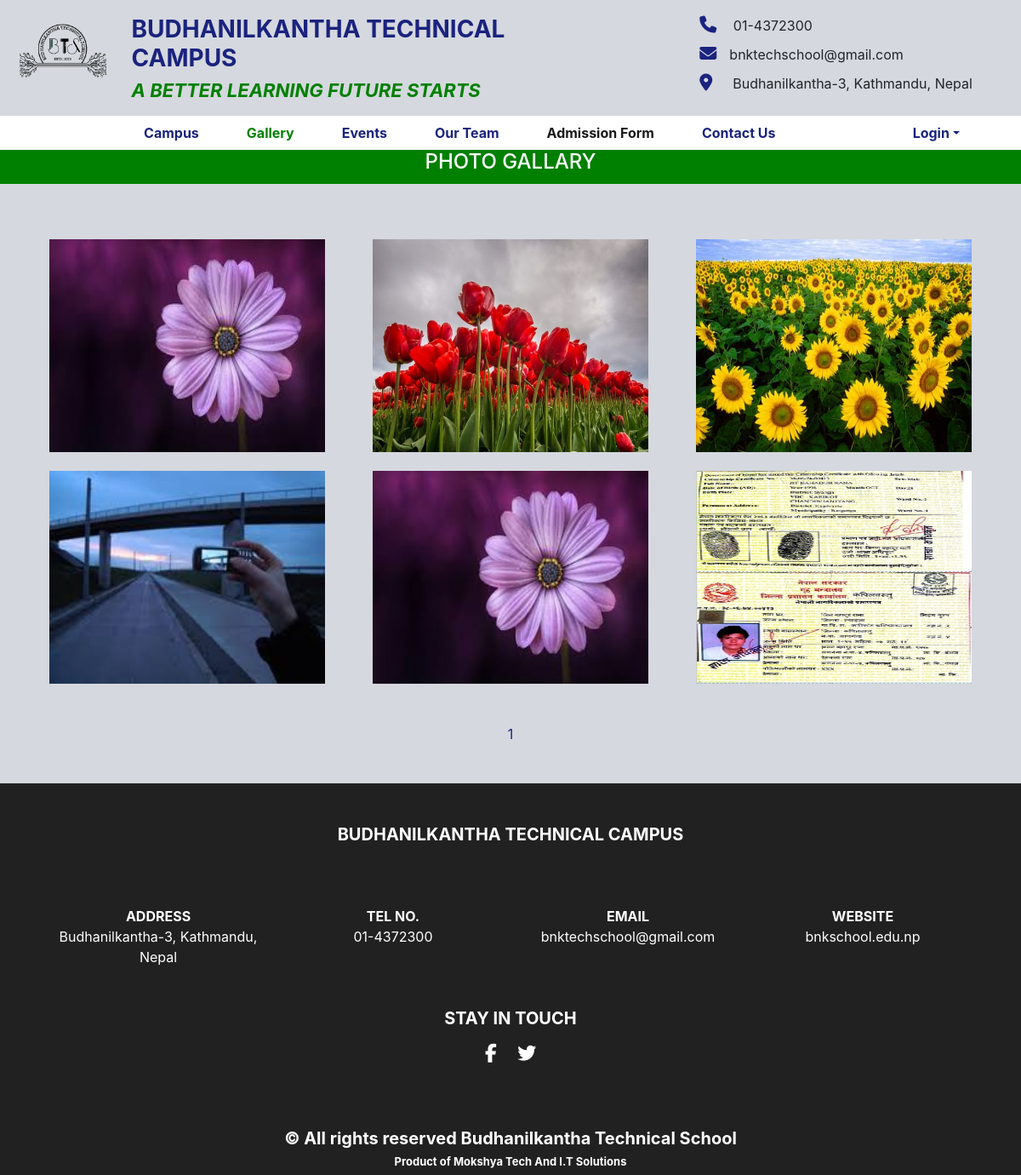
/gallery.php, run on an earlier commit of the app's database.
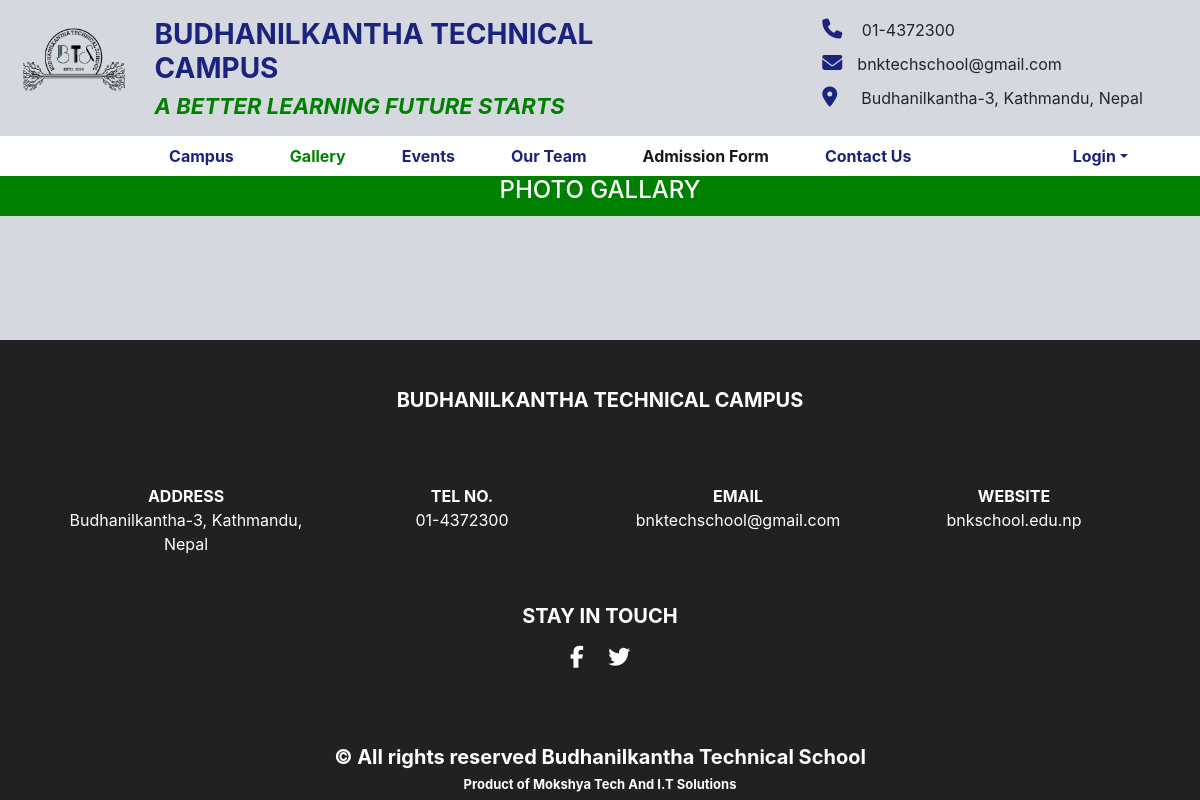
And on a later commit of the database.
### tables this page shows
CREATE TABLE `photos` (
  `id` int(11) NOT NULL,
  `photo` varchar(4000) NOT NULL,
  `created_at` date DEFAULT NULL,
  `updated_at` date DEFAULT NULL
);

### gallery.php (the view, shortened to what this page needs)
<?php
 include("include/connection.php");
 $gallery='set';
 ?>
<!DOCTYPE html>
<html>
<head>
  <link rel="stylesheet" href="https://stackpath.bootstrapcdn.com/bootstrap/4.5.2/css/bootstrap.min.css">
     <link rel="stylesheet" href="frontpage/css/style.css" />
</head>
<body>
    <?php include "include/banner.php";?>
    <?php include('include/navbar.php'); ?>
  <div class="container-fluid">
<div class="row" style="background-color: green; height: 40px; color: white;justify-content: center;">
            <h4> PHOTO GALLARY </h4>
          </div>
    <div class="container" style="margin-top: 50px;">
      <div class="row " style="justify-content: center;">
        <?php
    $limit = 6;
if (isset($_GET["page"])) {
  $page  = $_GET["page"];
  }
  else{
  $page=1;
  };
$start_from = ($page-1) * $limit;
                    $sql="select * from photos  ORDER BY id DESC LIMIT $start_from, $limit";
                      $query=mysqli_query($db,$sql);
                      while($row=mysqli_fetch_array($query))
                        {
?>
        <div class="col-lg-4 col-md-4 col-sm-12 col-12 mt-2" >
          <button type="button" class="btn btn-link" data-toggle="modal" data-target="#exampleModal<?php echo $row['id'] ?>">
   <img src="admin/photo/<?php echo $row['photo']; ?>" class="img-fluid" style="height: 250px; width: 350px;">
</button>
        </div>
        <?php
      }
        ?></div>
</div>
    </div><br>
 <nav aria-label="Page navigation example" style="background-color: #d5d8de; margin-top: 10px;" >
  <ul class="pagination justify-content-center">
    <li class="page-item">
      <?php
$result_db = mysqli_query($db,"SELECT COUNT(id) FROM photos");
$row_db = mysqli_fetch_row($result_db);
$total_records = $row_db[0];
$total_pages = ceil($total_records / $limit);
$pagLink = "<ul class='pagination'>";
for ($i=1; $i<=$total_pages; $i++) {
$pagLink .= "<li class='page-item'><a class='page-link' class ='active' href='gallery.php?page=".$i."' >".$i."</a></li>";
}
echo $pagLink . "</ul>";
?>
</li>
  </ul>
</nav><br>
   <?php include('include/footer.php'); ?>
</body>
</html>

### include/banner.php
<div class="container-fluid " style="background-color: #d5d8de;">
      <div class="row top-banner p-2">
        <div class="col-lg-8 col-md-8 col-sm-12">
          <div class="row">
            <div class="col-lg-2 col-sm-4 col-md-4 col-4 mt-">
              <div class="logo">
                <img src="frontpage/images/logo.jpg" style="margin-top: 20px;" alt="Not Available!" />
              </div>
            </div>
            <div class="col-lg-8 col-md-8 col-sm-8 col-8 ">
              <div class="top-title">
                <h4>BUDHANILKANTHA TECHNICAL CAMPUS</h4>
              </div>
              <div class="top-subtitle">
                <h5>A BETTER LEARNING FUTURE STARTS</h5>
              </div>
            </div>
          </div>
        </div>
        <div class="col-lg-4 col-md-4 col-sm-12">
          <div class="quick-contact">
            <ul>
              <li><i class="fa fa-phone"></i>&nbsp;01-4372300</li>
              <li><i class="fa fa-envelope"></i>bnktechschool@gmail.com</li>
              <li>
                <i class="fa fa-map-marker"></i>&nbsp;&nbsp;Budhanilkantha-3,
                Kathmandu, Nepal
              </li>
            </ul>
          </div>
        </div>
      </div>
    </div>

### include/navbar.php (shortened to what this page needs)
    <div>
      <nav class="navbar navbar-expand-lg navbar-light py-0 ">
        <div class="collapse navbar-collapse" id="navbarSupportedContent">
          <ul class="navbar-nav mx-auto">
            <li class="nav-item center-menu">
              <a class="nav-link <?php if(isset($index)) echo 'active'; ?> " href="index.php">Campus </a>
            </li>
            <li class="nav-item center-menu">
              <a class="nav-link <?php if(isset($gallery)){ echo 'active'; } ?> " href="gallery.php">Gallery</a>
            </li>
            <li class="nav-item center-menu">
              <a class="nav-link <?php if(isset($event)){echo'active';  } ?>" href="event.php">Events</a>
            </li>
            <li class="nav-item center-menu">
              <a class="nav-link <?php if(isset($ourteam)){echo'active'; } ?>" href="ourteam.php">Our Team</a>
            </li>
                  <?php
        if(!isset($_SESSION['login_user'])){
         ?>
               <li class="nav-item center-menu <?php if(isset($gallery)){ echo 'active'; } ?> ">
              <a class="nav-link" href="admission.php">Admission Form</a>
            </li>
       <?php } ?>
            <li class="nav-item center-menu">
              <a class="nav-link <?php if(isset($contactus)){echo 'active'; } ?>" href="contactus.php">Contact Us</a>
            </li>
          </ul>
          <form class="form-inline my-2 my-lg-0">
            <ul class="navbar-nav mr-5" >
               <?php
        if(isset($_SESSION['login_user'])){
         ?>
              <li class="nav-item">
                <a class="nav-link right-link" href="school/student/detail/profile.php"><?php echo "$_SESSION[login_user]";?></a>
              </li>
              <li class="nav-item">
                <a class="nav-link right-link" href="login/student_logout.php">Logout</a>
              </li>
              <?php }else{
           ?>
              <li class="nav-item dropdown" >
                <a class="nav-link right-link dropdown-toggle"
                id="navbarDropdown"
                role="button"
                data-toggle="dropdown"
                aria-haspopup="true"
                aria-expanded="false" >Login</a>
              </li>
               <?php
}?>
            </ul>
          </form>
        </div>
      </nav>
    </div>

### include/footer.php
<div class="container-fluid">
   <div class="row bottom-section p-5 pb-0">
     <div class="col-sm-12">
       <div class="bottom-title">
         <h5>BUDHANILKANTHA TECHNICAL CAMPUS</h5>
       </div>
     </div>
   </div>
   <div class="row bottom-section pl-5 pr-5">
     <div class="col-lg-3 mt-3">
       <span>ADDRESS</span><br />Budhanilkantha-3, Kathmandu, Nepal
     </div>
     <div class="col-lg-3 mt-3"><span>TEL NO.</span><br />01-4372300</div>
     <div class="col-lg-3 mt-3">
       <span>EMAIL</span><br />bnktechschool@gmail.com
     </div>
     <div class="col-lg-3 mt-3"><span>WEBSITE</span><br />bnkschool.edu.np</div>
   </div>
   <div class="row bottom-section p-5 pb-0">
     <div class="col-sm-12">
       <div class="bottom-title">
         <h5>STAY IN TOUCH</h5>
       </div>
       <div class="social-media">
         <ul>
           <li><a href="https://www.facebook.com/bnktechschool"><i class="fa fa-facebook"></i></a></li>
           <li><i class="fa fa-twitter"></i></li>
         </ul>
       </div>
     </div>
   </div>
   <div class="row bottom-section">
     <div class="col-sm-12">
       <div class="bottom-title">
         <h5>&copy; All rights reserved Budhanilkantha Technical School</h5>
         <h5 style="font-size: 13px;">Product of <a style="color: white;" href="https://www.facebook.com/mokshyatech">Mokshya Tech</a> And I.T Solutions</h5>
       </div>
     </div>
   </div>
 </div>

### frontpage/css/style.css (style rules this page uses)
* { padding: 0; margin: 0; }
body { overflow-x: hidden; background-color: #d5d8de; }
.top-banner { background-color:#d5d8de; }
.top-banner img { width: 100%; }
.top-title h4 { margin-top: 10px; font-size: 28px; font-weight: bolder; color: #1a237e; }
.top-subtitle h5 { font-style: italic; font-weight: bold; color: green; font-size: 22px; }
.quick-contact { margin-top: 10px; }
.quick-contact ul li { display: block; margin-left: 10px; list-style-type: none; margin-top: 10px; }
.quick-contact ul li i { color: #1a237e; font-weight: bold; font-size: 20px; margin-right: 15px; }
nav { background-color: #fff; }
.navbar-nav > .center-menu { padding-left: 20px; padding-right: 20px; }
.navbar-nav > .nav-item > .nav-link { color: #1a237e; font-weight: bold; }
.navbar-nav > .nav-item > .active { color: green; }
.navbar-nav > .nav-item > .right-link { color: #1a237e; }
.bottom-section { background-color: #212121; text-align: center; }
.bottom-title { text-align: center; width: 100%; }
.bottom-title h5 { color: #fff; font-weight: bolder; text-align: center; }
.bottom-section span { color: #fff; text-align: center; font-weight: bolder; }
.bottom-section { color: #fff; text-align: center; }
.social-media li { list-style-type: none; display: inline-block; padding: 10px; }
.social-media li i { font-size: 22px; color: white; }
#navbarSupportedContent ul li a.active { color: green; }
.pagination li a { color: #1a237e; border: none; background-color: #d5d8de; }

What changed in the data, as far as the page shows it:
removed photos: photo (picture)
removed photos: photo (picture)
removed photos: photo (picture)
removed photos: photo (picture)
removed photos: photo (picture)
removed photos: photo (picture)
Also different on the page:
list line gone: "1"
